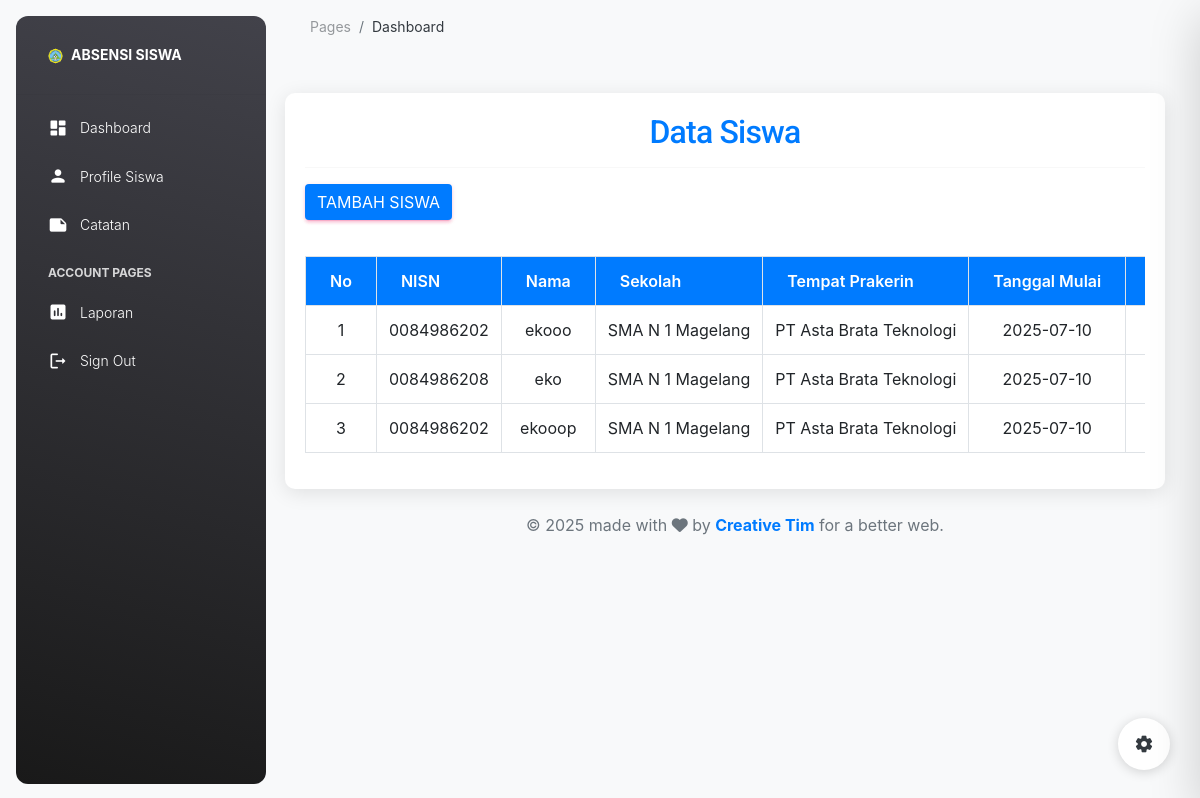
The page /index.php?page=siswa (signed in) on the database its author committed.
### tables this page shows
CREATE TABLE `siswa` (
  `id_siswa` int(11) NOT NULL,
  `nis` varchar(15) NOT NULL,
  `nisn` varchar(15) NOT NULL,
  `nama_siswa` varchar(50) NOT NULL,
  `no_wa` varchar(20) NOT NULL,
  `kelas` varchar(10) NOT NULL,
  `pro_keahlian` varchar(50) NOT NULL,
  `TL` text NOT NULL,
  `TTGL` date NOT NULL DEFAULT current_timestamp(),
  `id_sekolah` int(11) NOT NULL,
  `id_perusahaan` int(11) NOT NULL,
  `tanggal_mulai` date NOT NULL,
  `tanggal_selesai` date NOT NULL,
  `id_pembimbing` int(11) NOT NULL,
  `id_guru` int(11) NOT NULL,
  `username` varchar(20) NOT NULL,
  `password` varchar(20) NOT NULL
);

CREATE TABLE `sekolah` (
  `id_sekolah` int(11) NOT NULL,
  `nama_sekolah` varchar(50) NOT NULL,
  `alamat_sekolah` varchar(300) NOT NULL,
  `kepala_sekolah` varchar(25) NOT NULL,
  `logo_sekolah` varchar(255) DEFAULT NULL,
  `username` varchar(20) NOT NULL,
  `password` varchar(20) NOT NULL
);

CREATE TABLE `perusahaan` (
  `id_perusahaan` int(11) NOT NULL,
  `nama_perusahaan` varchar(50) NOT NULL,
  `alamat_perusahaan` varchar(300) NOT NULL,
  `no_tel` varchar(20) NOT NULL
);

### pages/siswa/siswa.php (the view, shortened to what this page needs)
<?php
include('koneksi.php');
?>
<!DOCTYPE html>
<html lang="id">
<head>
    <link rel="stylesheet" href="https://stackpath.bootstrapcdn.com/bootstrap/4.5.2/css/bootstrap.min.css">
</head>
<body>
    <div class="main-container container-custom">
        <h2 class="text-center">Data Siswa</h2>
        <hr>
        <a href="index.php?page=tambahsiswa" class="btn btn-primary mb-3">Tambah Siswa</a>
        <div class="table-responsive">
            <table class="table table-hover table-bordered">
                <thead class="table-light">
                    <th>No</th>
                    <th>NISN</th>
                    <th>Nama</th>
                    <th>Sekolah</th>
                    <th>Tempat Prakerin</th>
                    <th>Tanggal Mulai</th>
                    <th>Tanggal Selesai</th>
                </thead>
                <tbody>
                    <?php
                    $sql = mysqli_query($coneksi, "
                    SELECT
                        s.id_siswa, s.nis, s.nisn, s.nama_siswa,
                        s.tanggal_mulai, s.tanggal_selesai,
                        sk.nama_sekolah,
                        p.nama_perusahaan
                    FROM siswa s
                    LEFT JOIN sekolah sk ON s.id_sekolah = sk.id_sekolah
                    LEFT JOIN perusahaan p ON s.id_perusahaan = p.id_perusahaan
                    ORDER BY sk.nama_sekolah ASC, p.nama_perusahaan ASC
                ") or die(mysqli_error($coneksi));
                    if (mysqli_num_rows($sql) > 0) {
                        $no = 1;
                        while ($data = mysqli_fetch_assoc($sql)) {
                            echo '
                        <tr style="text-align:center; cursor:pointer;" onclick="window.location=\'index.php?page=editsiswa1&id_siswa=' . $data['id_siswa'] . '\'">
                            <td>' . $no++ . '</td>
                            <td>' . htmlspecialchars($data['nisn']) . '</td>
                            <td>' . htmlspecialchars($data['nama_siswa']) . '</td>
                            <td>' . htmlspecialchars($data['nama_sekolah']) . '</td>
                            <td>' . htmlspecialchars($data['nama_perusahaan'] ?? '') . '</td>
                            <td>' . htmlspecialchars($data['tanggal_mulai']) . '</td>
                            <td>' . htmlspecialchars($data['tanggal_selesai']) . '</td>
                        </tr>';
                        }
                    } else {
                        echo '
                        <tr>
                            <td colspan="8" class="text-center">Tidak ada data.</td>
                        </tr>';
                    }
                    ?>
                </tbody>
            </table>
        </div>
</body>
</html>

### pages/siswa/siswa.php (style rules this page uses)
body { padding-left: 270px; transition: padding-left 0.3s; background-color: #f8f9fa; }
.main-container { margin-top: 20px; margin-right: 20px; margin-left: 0; width: auto; max-width: none; }
.container-custom { background-color: #ffffff; border-radius: 10px; padding: 20px; box-shadow: 0 4px 20px rgba(0, 0, 0, 0.1); }
.table-responsive { margin-top: 20px; }
h2 { color: #007bff; }
.table thead th { background-color: #007bff; color: white; }
.table-responsive { border: none !important; overflow-x: auto; -webkit-overflow-scrolling: touch; }
.table td, .table th { border: 1px solid #dee2e6 !important; vertical-align: middle; }

### rows shown on the page
siswa: nisn "0084986202", nama_siswa "ekooo", id_sekolah.nama_sekolah "SMA N 1 Magelang", id_perusahaan.nama_perusahaan "PT Asta Brata Teknologi", tanggal_mulai "2025-07-10"
siswa: nisn "0084986208", nama_siswa "eko", id_sekolah.nama_sekolah "SMA N 1 Magelang", id_perusahaan.nama_perusahaan "PT Asta Brata Teknologi", tanggal_mulai "2025-07-10"
siswa: nisn "0084986202", nama_siswa "ekooop", id_sekolah.nama_sekolah "SMA N 1 Magelang", id_perusahaan.nama_perusahaan "PT Asta Brata Teknologi", tanggal_mulai "2025-07-10"
